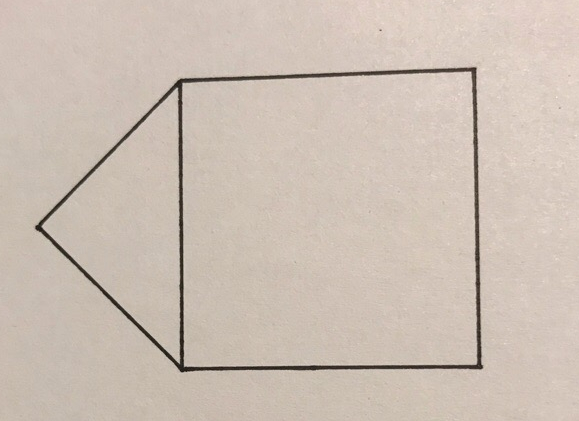
#> input picture Project Romero/mask/img/image4.jpg, 579 x 421 px
$ python index.py   (Python 2 division)
#> lines starting #> are read from the running program, lines starting #| are printed output that depends on the picture; after the words box and inside, x2 and y2 are one past the last pixel; in counts of white or black regions, pixels touching at a corner belong together
import cv2
import numpy as np
blueprint = cv2.imread('img/image4.jpg', cv2.COLOR_BGR2GRAY)
#> blueprint is the input picture: shape (421, 579, 3); mean B, G, R 180.4, 191.4, 204.6

# deep black color
intensity = 140

low_black = (0,0,0)
high_black = (intensity,intensity,intensity)
only_blueprint = cv2.inRange(blueprint, low_black, high_black)
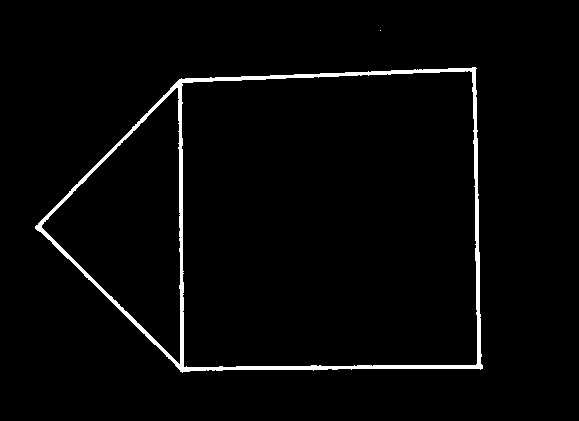
#> only_blueprint: shape (421, 579); 2.5% white; 2 white regions (1 under 20 px), largest, box (x1, y1, x2, y2) and area: (35, 67, 483, 373) 6106
cv2.imwrite('img/bp4.jpg',only_blueprint)

# blur
#kernel_size = 5
#blur_gray = cv2.GaussianBlur(only_blueprint,(kernel_size, kernel_size),0)
#cv2.imshow("blur_gray", blur_gray)

i = 0
string = ""
while i < len(only_blueprint):
    j = 0
    while j < len(only_blueprint[0]):
	if only_blueprint[i][j] == 255:
	    only_blueprint[i][j] = 1
	string = string + str(only_blueprint[i][j])
    	j = j + 1
    string = string + "\n"
    i = i + 1
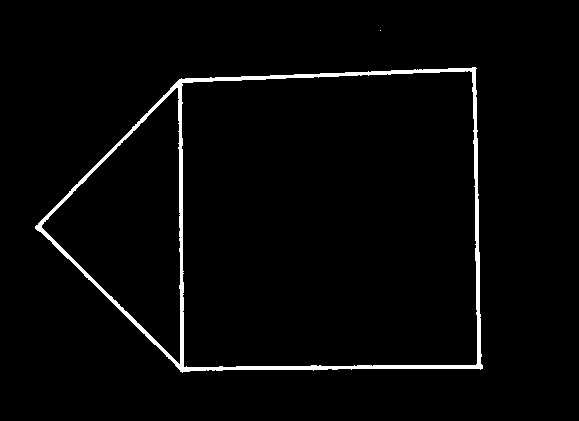
#> only_blueprint: shape (421, 579); values 0 (black) and 1 (white), 2.5% white; 2 white regions (1 under 20 px), largest, box (x1, y1, x2, y2) and area: (35, 67, 483, 373) 6106
#> after the loop, i = 421

file = open("map/map.txt", "w")
file.write(string)
file.close()

print("prepare")
cv2.waitKey(0)

# [12 lines of commented-out code are left out]
